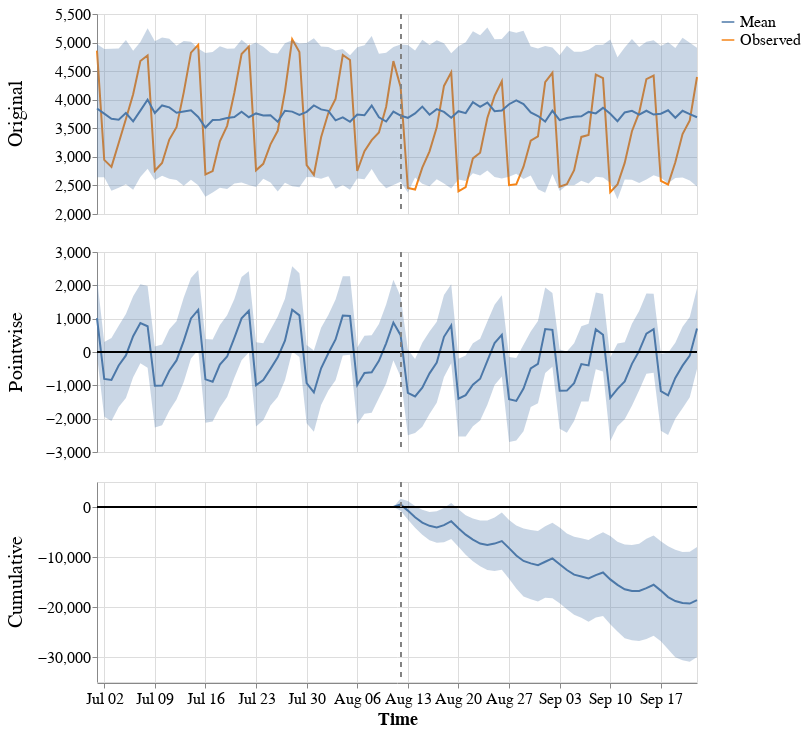

Here is the notebook cell this chart was saved with:
### Code cell
# harlines

causalimpact.plot(hardlines_causal)

### Figure 1 — Vega-Lite specification as saved in the notebook (floating-point values rounded to 4 significant figures; data arrays with more than 128 entries replaced by an {"elided": "..."} marker saying what was removed)
{"config": {"view": {"continuousWidth": 300, "continuousHeight": 300}, "axis": {"labelFontSize": 16, "titleFontSize": 18}, "background": "white", "header": {"labelFontSize": 20}}, "data": {"name": "data-0f7fc965575823b873c63379dda749f0"}, "facet": {"row": {"field": "scale_pretty", "sort": ["Original", "Pointwise", "Cumulative"], "title": "", "type": "nominal"}}, "spec": {"layer": [{"mark": {"type": "line"}, "encoding": {"color": {"field": "stat_pretty", "legend": {"labelFontSize": 16, "symbolSize": 160, "title": ""}, "type": "nominal"}, "x": {"field": "time", "title": "Time", "type": "temporal"}, "y": {"field": "value", "scale": {"zero": false}, "title": "", "type": "quantitative"}}}, {"mark": {"type": "area", "opacity": 0.3}, "encoding": {"x": {"field": "time", "title": "Time", "type": "temporal"}, "y": {"field": "upper", "type": "quantitative"}, "y2": {"field": "lower"}}}, {"mark": {"type": "rule"}, "encoding": {"y": {"field": "zero", "type": "quantitative"}}}, {"mark": {"type": "rule", "strokeDash": [5, 5]}, "encoding": {"color": {"value": "grey"}, "x": {"field": "post_period_start", "type": "temporal"}}}], "height": 200, "width": 600}, "resolve": {"scale": {"y": "independent"}}, "$schema": "https://vega.github.io/schema/vega-lite/v5.20.1.json", "datasets": {"data-0f7fc965575823b873c63379dda749f0": {"elided": "336 records"}}}
